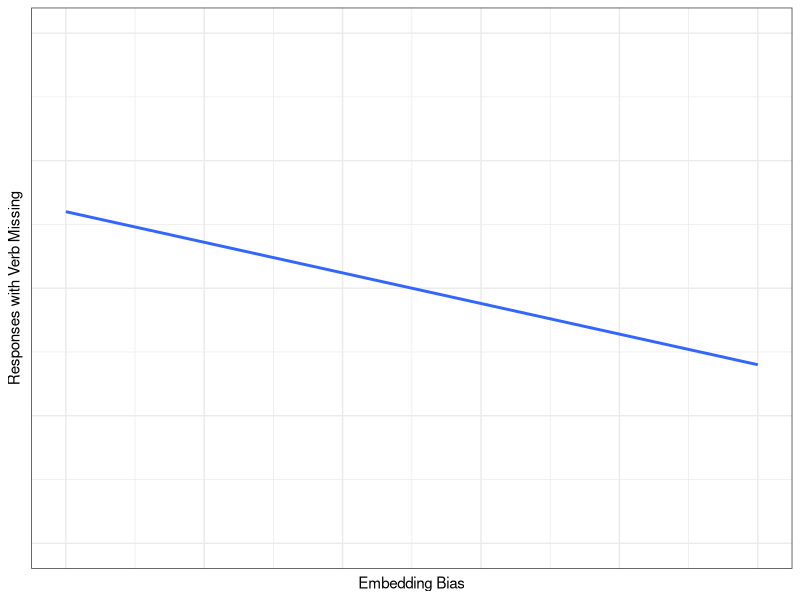

The R source for this figure:
library(tidyr)
library(dplyr)


library(ggplot2)

data = data.frame(Ratio = c(-5, 0), Incorrect = c(0.65, 0.35))


plot = ggplot(data, aes(x=Ratio, y=Incorrect)) + geom_smooth(method="lm", se=F) + theme_bw() + theme(legend.position = "none") + xlab("Embedding Bias") + ylab("Responses with Verb Missing")  + theme(axis.text = element_blank(), axis.ticks = element_blank()) + ylim(0,1)
ggsave(plot, file="figures/conceptual-predictions-production.pdf", width=2, height=2)




